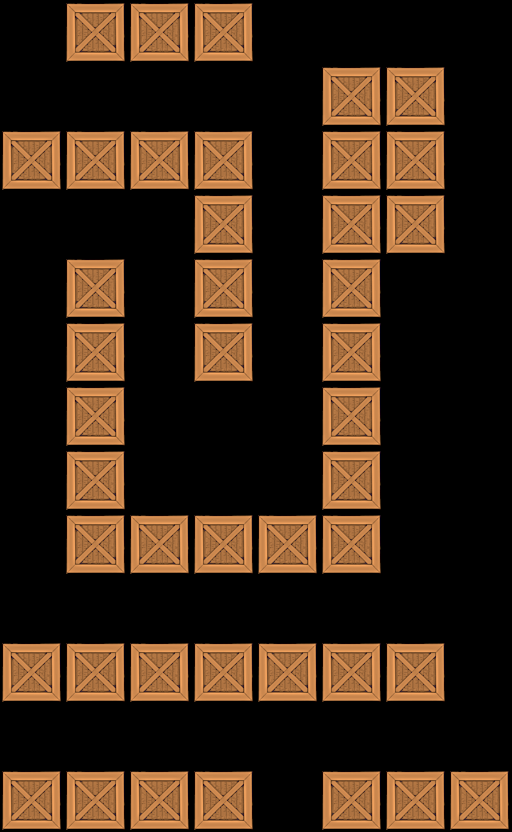

Rendered tile map (Tiled .tmx) drawn with the repository's tilesets; below, a short description and the map source with its tile grids summarised:
An orthogonal 8x13 tile map with 64x64 px tiles, 1 tile layer (Tile Layer 1).

<map version="1.0" orientation="orthogonal" width="8" height="13" tilewidth="64" tileheight="64">
 <tileset firstgid="1" name="crate" tilewidth="64" tileheight="64">
  <image source="../../crate5.png" width="64" height="64" />
 </tileset>
 <layer name="Tile Layer 1" width="8" height="13">
  <data>[104 cells, 43 non-empty, 1 distinct tile ids]</data>
 </layer>
</map>
